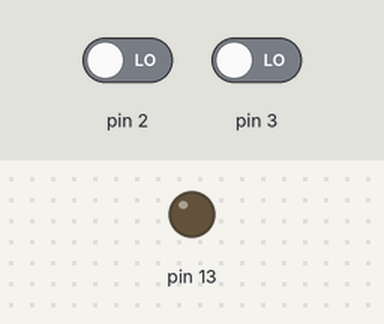
Bench run of a sketch on a simulated Arduino Uno, built with avr-gcc and run on an emulated ATmega328P. Shown: output pins drawn as LEDs (lit = HIGH). The inputs (shaded band) are chosen by the test bench; at power-on: pin 2 LOW, pin 3 LOW.

Above: at 1.2 s.
1.3 s: pin 2 driven HIGH
At 2.5 s:
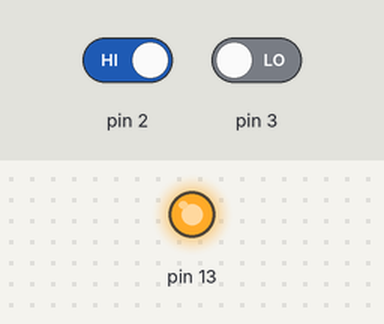
2.8 s: pin 3 driven HIGH
At 3.9 s:
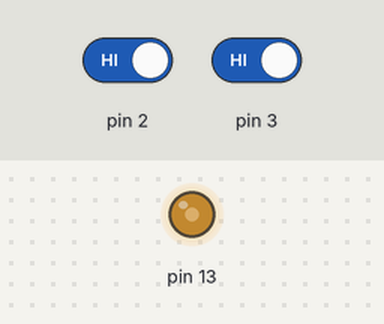
4.3 s: pin 3 driven LOW
At 5.7 s:
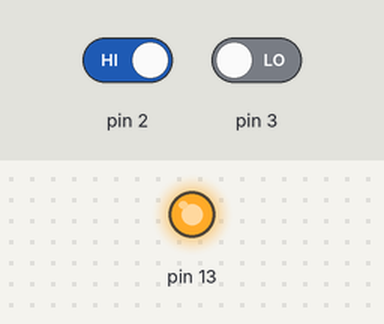
Timing chart, 0 to 7.3 s (numbered marks = the images above; inputs shaded):
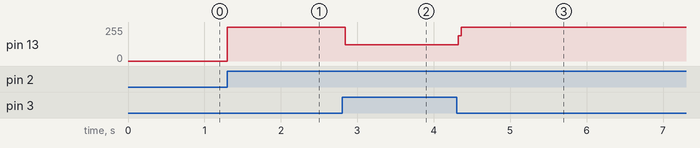

The sketch:

exerc_cio_6_lista_11.ino
```cpp
int botao1 ;
int botao2 ;

void setup()
{
  pinMode(13, OUTPUT);
  pinMode(2, INPUT);
  pinMode(3, INPUT);
}

void loop()
{
  botao1 = digitalRead (2);

  if ( botao1 == 1)

  {
    digitalWrite(13,HIGH);

  }

  {
    botao2 = digitalRead (3);

    if ( botao2 == 1)
    {
      digitalWrite(13,LOW);
    }
  }

}

  
```

Measured:
- after the input at 1.3 s, pin 13: 0/255 → 255/255 at once
- after the input at 2.8 s, pin 13: 255/255 → 121/255 at once
- after the input at 4.3 s, pin 13: 121/255 → 255/255 at once
